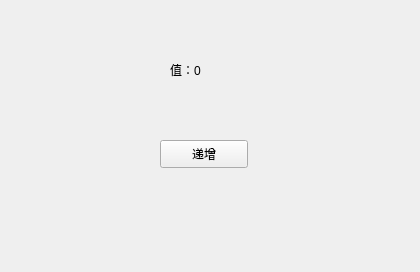
<?xml version="1.0" encoding="UTF-8"?>
<ui version="4.0">
 <class>MainWindow</class>
 <widget class="QMainWindow" name="MainWindow">
  <property name="geometry">
   <rect>
    <x>0</x>
    <y>0</y>
    <width>420</width>
    <height>272</height>
   </rect>
  </property>
  <property name="windowTitle">
   <string>MainWindow</string>
  </property>
  <widget class="QWidget" name="centralwidget">
   <widget class="QPushButton" name="pushButton">
    <property name="geometry">
     <rect>
      <x>160</x>
      <y>140</y>
      <width>88</width>
      <height>28</height>
     </rect>
    </property>
    <property name="text">
     <string>递增</string>
    </property>
   </widget>
   <widget class="QLabel" name="label">
    <property name="geometry">
     <rect>
      <x>170</x>
      <y>60</y>
      <width>111</width>
      <height>20</height>
     </rect>
    </property>
    <property name="text">
     <string>值：0</string>
    </property>
   </widget>
  </widget>
 </widget>
 <resources/>
 <connections/>
</ui>
